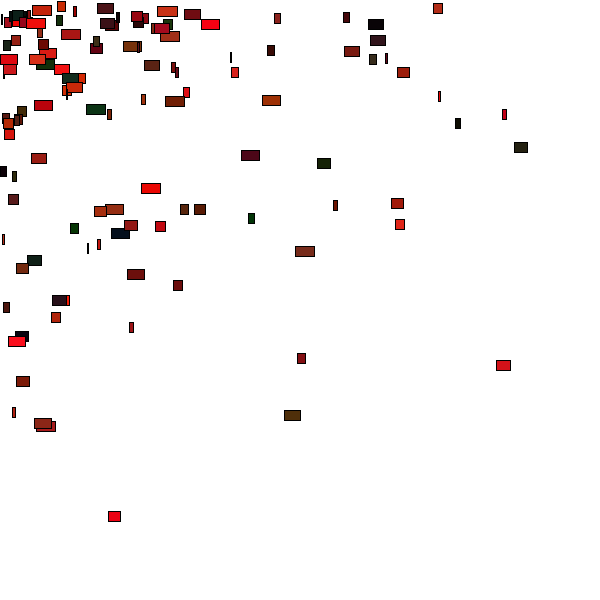
Frame 1 (no input)
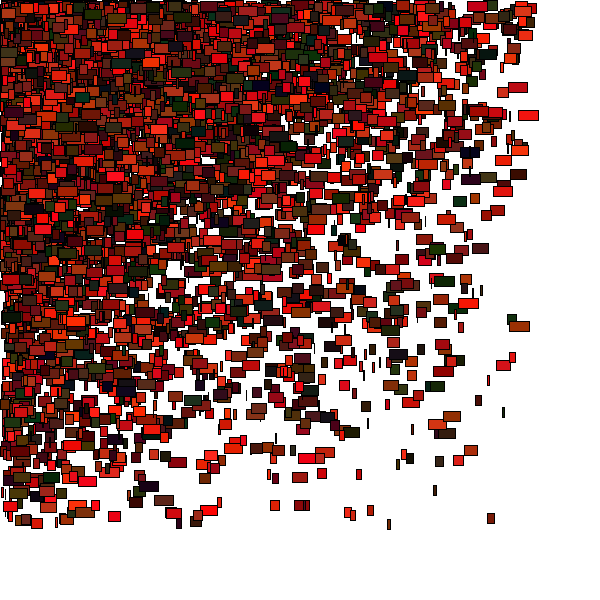
Frame 60 (the mouse pressed at the canvas centre just before this capture)
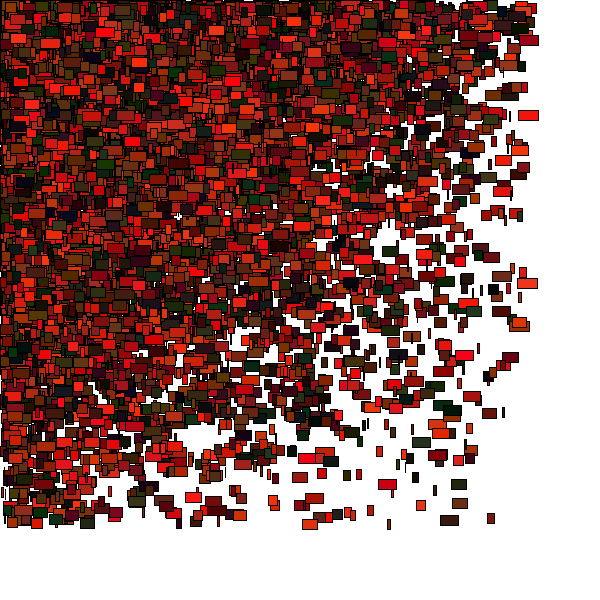
Frame 120 (the mouse held since frame 60 and released just before this capture)

The Processing sketch that drew these frames (run headless with seeded random() and noise(); from frame 60 on, the mouse is pressed at the canvas centre):

// Processing sketch: processing_172065
// ── processing_172065.pde

void setup(){
  size (600,600);
  background(255);
  frameRate(20);
}

float a;
float l;
float f;
float r;

void draw(){
  f= 20;

for( float a=20; a<550; a=a +50){
  for(l=20;l<550; l=l+ 50){
    fill( random (255),random(56),random(30));
    rect (random (a), random(l), random(f), f/2);
    
    
  }
}
}
